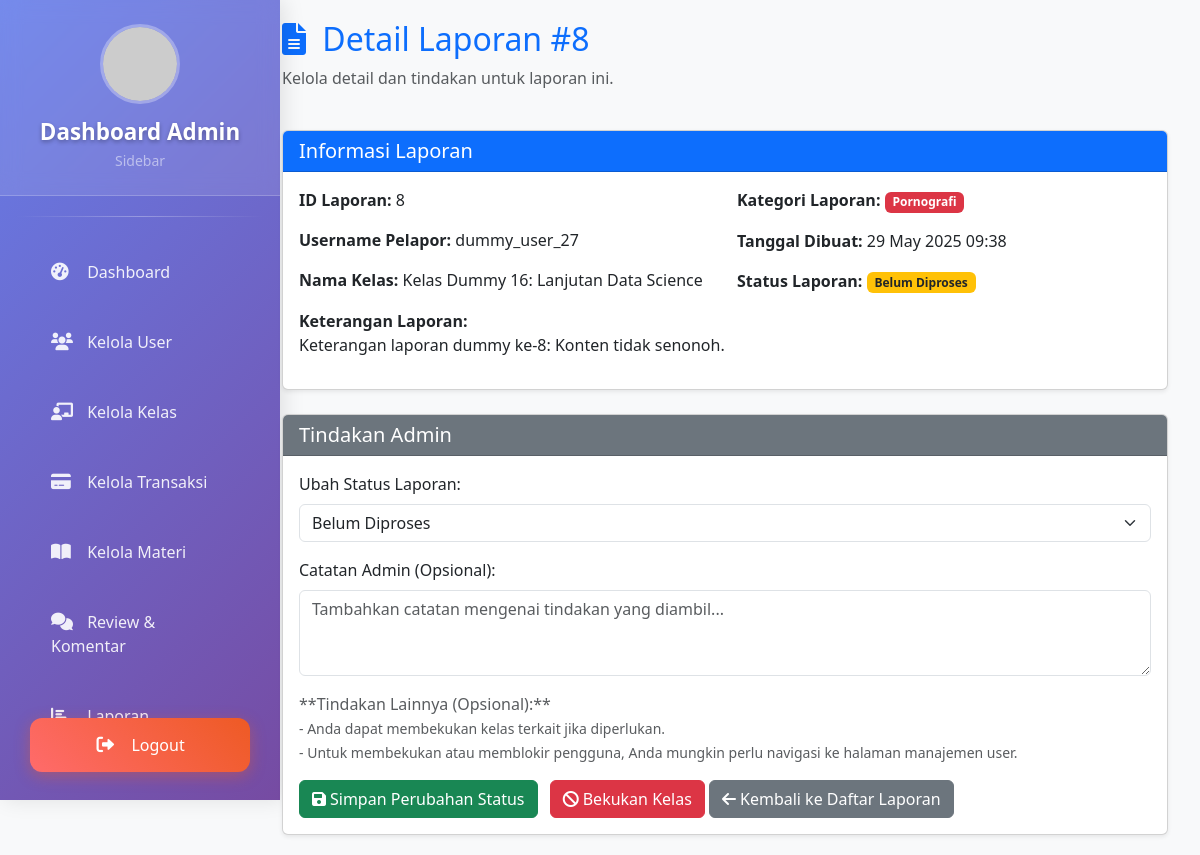
The page /page/admin-detail-report.php?id=8 (signed in) on the database its author committed.
### tables this page shows
CREATE TABLE `tb_laporan` (
  `id_report` int(11) NOT NULL,
  `kategori_report` enum('Penggunaan kata kasar','Materi tidak relevan','Pornografi') NOT NULL,
  `keterangan_report` varchar(100) NOT NULL,
  `id_kelas` int(30) NOT NULL,
  `id_user` int(30) NOT NULL,
  `tgl_dibuat` timestamp NOT NULL DEFAULT current_timestamp(),
  `status_laporan` enum('Belum Diproses','Diproses','Selesai','Ditolak') NOT NULL DEFAULT 'Belum Diproses',
  `catatan_admin` text DEFAULT NULL
);

CREATE TABLE `tb_user` (
  `id_user` int(30) NOT NULL,
  `first_name` varchar(255) NOT NULL,
  `last_name` varchar(255) NOT NULL,
  `username` varchar(30) NOT NULL,
  `password` varchar(255) NOT NULL,
  `role` enum('murid','mentor','admin') NOT NULL DEFAULT 'murid',
  `status` enum('aktif','non-aktif') NOT NULL DEFAULT 'aktif',
  `deskripsi` text DEFAULT NULL,
  `fotoProfil` varchar(50) NOT NULL,
  `bahasa` enum('Bahasa Indonesia','Inggris','Jepang') NOT NULL,
  `zona_waktu` enum('Jakarta','London','Tokyo') NOT NULL,
  `balasan_ke_komentar` tinyint(1) NOT NULL,
  `komentar_baru` tinyint(1) NOT NULL,
  `notifikasi_postingan_baru` tinyint(1) NOT NULL,
  `email` varchar(50) NOT NULL,
  `instagram` varchar(30) NOT NULL,
  `twitter` varchar(30) NOT NULL,
  `linkdin` varchar(30) NOT NULL,
  `github` varchar(30) NOT NULL,
  `tgl_dibuat` timestamp NOT NULL DEFAULT current_timestamp()
);

CREATE TABLE `tb_kelas` (
  `id_kelas` int(30) NOT NULL,
  `id_mentor` int(30) NOT NULL,
  `nama_kelas` varchar(255) NOT NULL,
  `kategori` enum('SQL','Design','Java','Web Development','Bisnis','Ekonomi','Psikologi','IT','Python') NOT NULL,
  `harga` decimal(10,2) NOT NULL,
  `profil_kelas` varchar(100) DEFAULT NULL,
  `badge` varchar(100) DEFAULT NULL,
  `description` text DEFAULT NULL,
  `status_publikasi` enum('pending','aktif','non-aktif','rejected') NOT NULL DEFAULT 'pending',
  `tgl_dibuat` timestamp NOT NULL DEFAULT current_timestamp()
);

### page/admin-detail-report.php (the view, shortened to what this page needs)
<?php
require 'db.php';
$report_id = isset($_GET['id']) ? intval($_GET['id']) : 0;
$laporan = null;
if ($report_id > 0) {
    $stmt = $conn->prepare("
        SELECT r.id_report, u.username, k.nama_kelas, r.kategori_report, r.keterangan_report, r.tgl_dibuat, r.status_laporan, r.id_kelas
        FROM tb_laporan r
        JOIN tb_user u ON u.id_user = r.id_user
        JOIN tb_kelas k ON k.id_kelas = r.id_kelas
        WHERE r.id_report = ?
    ");
    $stmt->bind_param("i", $report_id);
    $stmt->execute();
    $result = $stmt->get_result();
    $laporan = $result->fetch_assoc();
} else {
    $_SESSION['message'] = "ID Laporan tidak valid.";
    $_SESSION['message_type'] = "danger";
    header("Location: admin-kelolaLaporan.php");
    exit();
}
?>
<!DOCTYPE html>
<html lang="en">
<head>
    <link href="https://cdn.jsdelivr.net/npm/bootstrap@5.3.3/dist/css/bootstrap.min.css" rel="stylesheet">
    <link rel="stylesheet" href="https://cdnjs.cloudflare.com/ajax/libs/font-awesome/6.0.0/css/all.min.css">
</head>
<body class="bg-light">
    <?php include "adminSidebar.php"; ?>
    <div class="content-wrapper">
        <div class="container-fluid">
            <div class="row mb-4">
                <div class="col-12">
                    <h2 class="text-primary">
                        <i class="fas fa-file-alt me-2"></i>
                        Detail Laporan #<?= htmlspecialchars($laporan['id_report']) ?>
                    </h2>
                    <p class="text-muted">Kelola detail dan tindakan untuk laporan ini.</p>
                </div>
            </div>
            <div class="card shadow-sm mb-4">
                <div class="card-header bg-primary text-white">
                    <h5 class="mb-0">Informasi Laporan</h5>
                </div>
                <div class="card-body">
                    <div class="row">
                        <div class="col-md-6">
                            <p><strong>ID Laporan:</strong> <?= htmlspecialchars($laporan['id_report']) ?></p>
                            <p><strong>Username Pelapor:</strong> <?= htmlspecialchars($laporan['username']) ?></p>
                            <p><strong>Nama Kelas:</strong> <?= htmlspecialchars($laporan['nama_kelas']) ?></p>
                        </div>
                        <div class="col-md-6">
                            <p><strong>Kategori Laporan:</strong> <span class="badge bg-danger"><?= htmlspecialchars($laporan['kategori_report']) ?></span></p>
                            <p><strong>Tanggal Dibuat:</strong> <?= (new DateTime($laporan['tgl_dibuat']))->format('d M Y H:i') ?></p>
                            <p><strong>Status Laporan:</strong>
                                <?php
                                $status_badge_class = '';
                                switch ($laporan['status_laporan']) {
                                    case 'Belum Diproses': $status_badge_class = 'bg-warning text-dark'; break;
                                }
                                ?>
                                <span class="badge <?= $status_badge_class ?>"><?= htmlspecialchars($laporan['status_laporan']) ?></span>
                            </p>
                        </div>
                    </div>
                    <p><strong>Keterangan Laporan:</strong><br><?= nl2br(htmlspecialchars($laporan['keterangan_report'])) ?></p>
                </div>
            </div>
            <div class="card shadow-sm">
                <div class="card-header bg-secondary text-white">
                    <h5 class="mb-0">Tindakan Admin</h5>
                </div>
                <div class="card-body">
                    <form action="admin-process-report.php" method="POST">
                        <div class="mb-3">
                            <label for="report_status" class="form-label">Ubah Status Laporan:</label>
                            <select class="form-select" id="report_status" name="report_status" required>
                                <option value="Belum Diproses" <?= ($laporan['status_laporan'] == 'Belum Diproses') ? 'selected' : '' ?>>Belum Diproses</option>
                            </select>
                        </div>
                        <div class="mb-3">
                            <label for="catatan_admin" class="form-label">Catatan Admin (Opsional):</label>
                            <textarea class="form-control" id="catatan_admin" name="catatan_admin" rows="3" placeholder="Tambahkan catatan mengenai tindakan yang diambil..."></textarea>
                        </div>
                        <p class="text-muted">
                            **Tindakan Lainnya (Opsional):**<br>
                            <small>- Anda dapat membekukan kelas terkait jika diperlukan.</small><br>
                            <small>- Untuk membekukan atau memblokir pengguna, Anda mungkin perlu navigasi ke halaman manajemen user.</small>
                        </p>
                        <button type="submit" name="update_report_status" class="btn btn-success me-2"><i class="fas fa-save me-1"></i>Simpan Perubahan Status</button>
                        <button type="submit" name="ban_class" class="btn btn-danger"><i class="fas fa-ban me-1"></i>Bekukan Kelas</button>
                        <a href="admin-kelolaLaporan.php" class="btn btn-secondary"><i class="fas fa-arrow-left me-1"></i>Kembali ke Daftar Laporan</a>
                    </form>
                </div>
            </div>
        </div>
    </div>
</body>
</html>

### page/admin-detail-report.php (style rules this page uses)
body { display: flex; min-height: 100vh; flex-direction: column; }
.content-wrapper { padding: 20px; flex: 1; margin-left: 250px; }

### rows shown on the page
tb_laporan: id_report "8", id_user.username "dummy_user_27", id_kelas.nama_kelas "Kelas Dummy 16: Lanjutan Data Science", kategori_report "Pornografi", tgl_dibuat "29 May 2025 09:38", status_laporan "Belum Diproses", keterangan_report "Keterangan laporan dummy ke-8: Konten tidak senonoh.", report_status "Belum Diproses"
